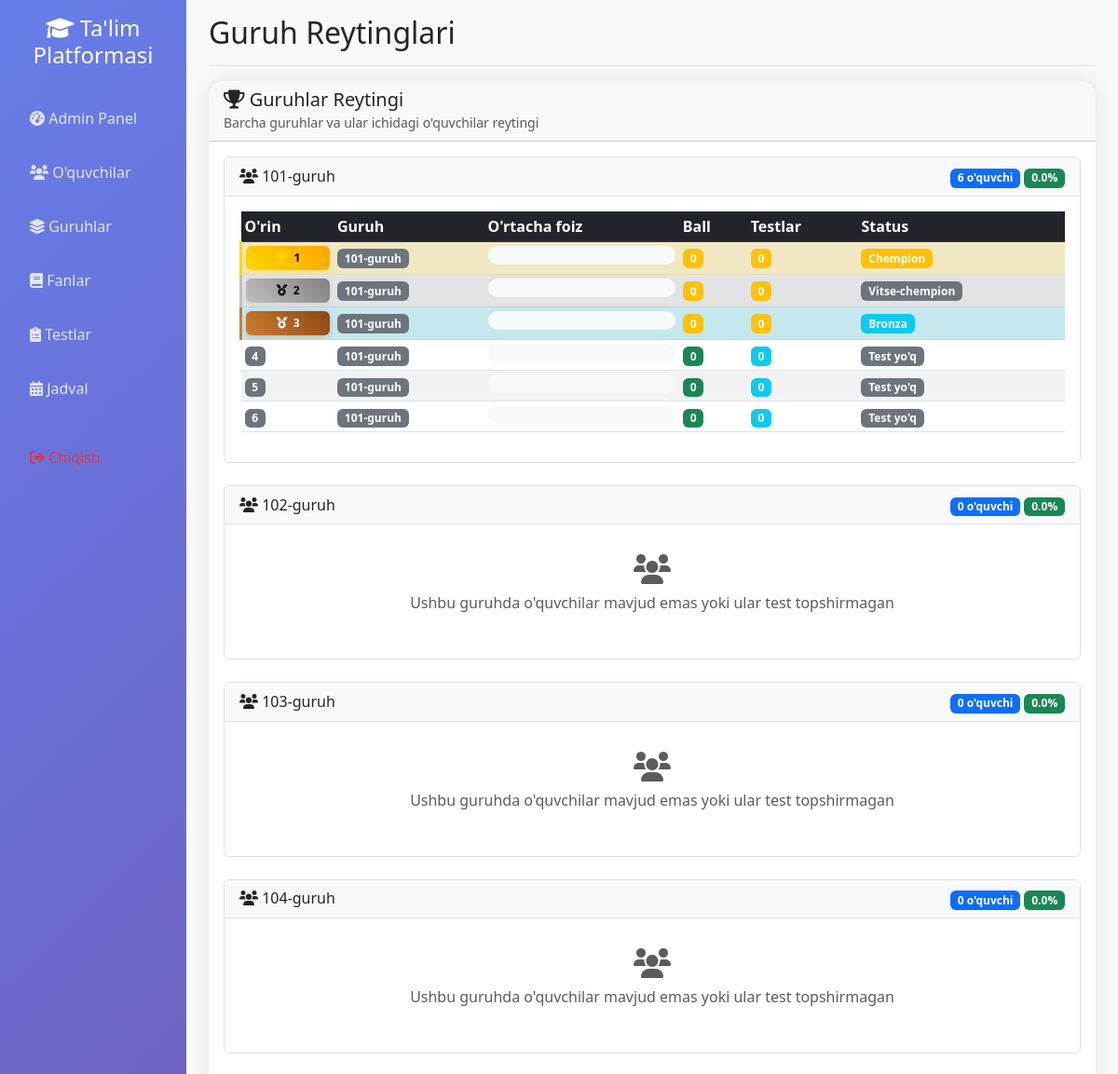
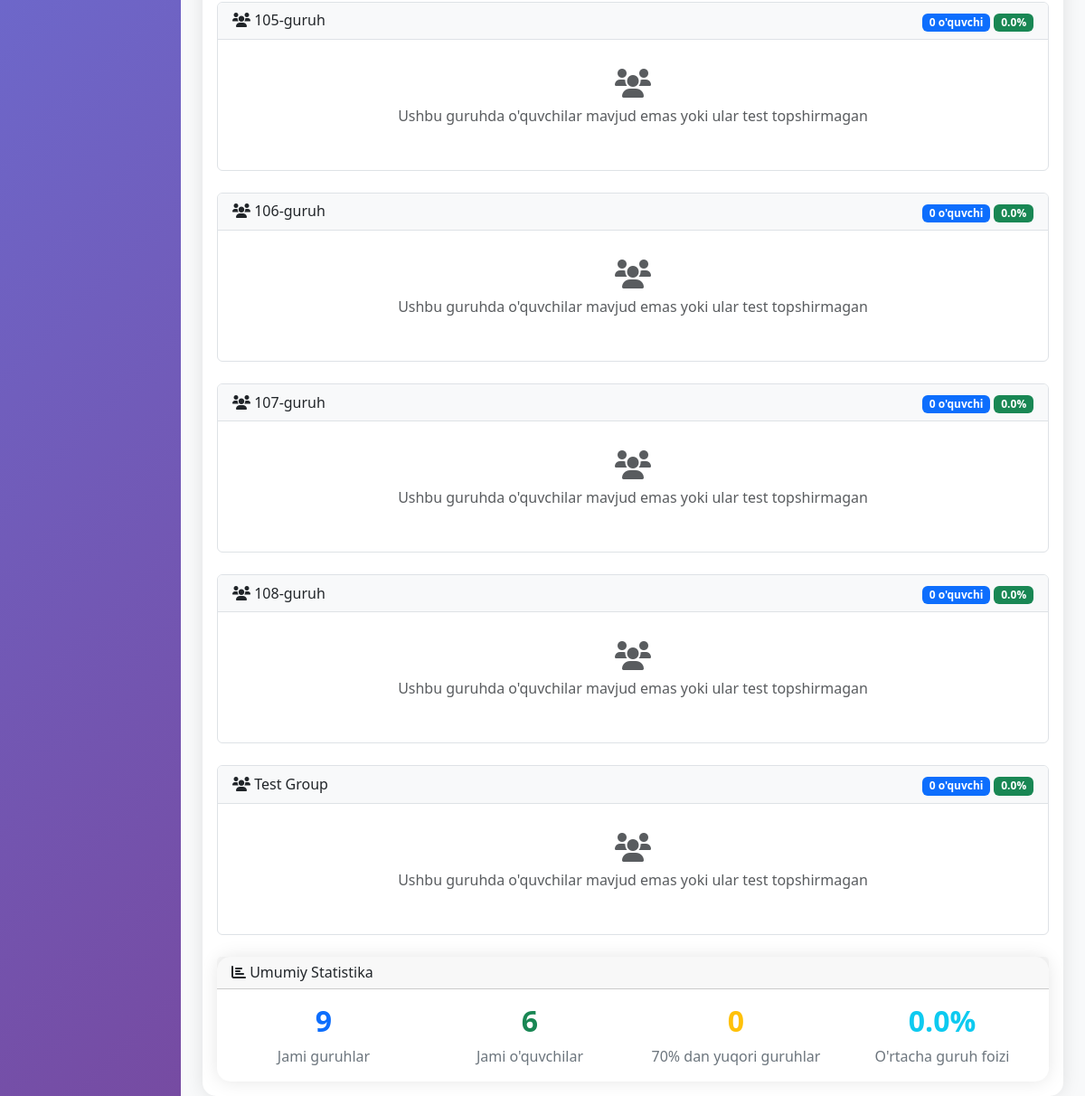
The page /group_rating (signed in) on the database its author committed (2 pictures, top to bottom).
### app.py (models this page shows)
class Group(db.Model):
    __tablename__ = 'group'
    id = db.Column(db.Integer, primary_key=True)
    name = db.Column(db.String(50), unique=True, nullable=False, index=True)
    description = db.Column(db.Text)
    total_score = db.Column(db.Integer, default=0)
    leader = db.relationship('User', backref=db.backref('led_group', uselist=False), foreign_keys=[User.group_id])
    schedules = db.relationship('Schedule', backref='group', lazy=True, cascade='all, delete-orphan')

### app.py (the view)
@app.route('/group_rating')
def group_rating():
    if not session.get('logged_in', False):
        return redirect(url_for('login'))
    user = User.query.get(session['user_id'])
    groups = Group.query.all()
    group_data = []
    for group in groups:
        group_leader = User.query.filter_by(group_id=group.id, is_group_leader=True).first()
        regular_students = User.query.filter_by(group_id=group.id, is_admin=False, is_group_leader=False).all()
        total_students = len(regular_students)
        student_rankings = []
        for student in regular_students:
            results = TestResult.query.filter_by(user_id=student.id).all()
            avg_percentage = 0
            if results:
                avg_percentage = sum(r.percentage for r in results) / len(results)
            total_points = sum(r.points_earned for r in results)
            student_rankings.append({
                'student': student,
                'avg_percentage': avg_percentage,
                'total_points': total_points,
                'total_tests': len(results)
            })
        student_rankings.sort(key=lambda x: x['avg_percentage'], reverse=True)
        for i, ranking in enumerate(student_rankings, 1):
            ranking['rank'] = i
        student_ids = [s.id for s in regular_students]
        test_results = TestResult.query.filter(TestResult.user_id.in_(student_ids)).all()
        avg_percentage = 0
        if test_results:
            avg_percentage = sum(r.percentage for r in test_results) / len(test_results)
        group_data.append({
            'group': group,
            'group_leader': group_leader,
            'total_students': total_students,
            'avg_percentage': avg_percentage,
            'total_tests': len(test_results),
            'student_rankings': student_rankings
        })
    group_data.sort(key=lambda x: x['avg_percentage'], reverse=True)
    return render_template('group_rating.html', group_data=group_data)

### app.py (called while the page is built, shortened)
@app.context_processor
def inject_user():
    class CurrentUser:
        def __init__(self):
            self.is_authenticated = session.get('logged_in', False)
            self.is_admin = session.get('is_admin', False)
            self.is_group_leader = session.get('is_group_leader', False)
            self.username = session.get('username', '')
            self.id = session.get('user_id', None)
    return dict(current_user=CurrentUser(), datetime=datetime)

### templates/group_rating.html (shortened to what this page needs)
{% extends "base.html" %}
{% block page_title %}Guruh Reytinglari{% endblock %}
{% block content %}
<div class="row">
    <div class="col-12">
        <div class="card">
            <div class="card-header">
                <h5 class="mb-0">
                    <i class="fas fa-trophy"></i> Guruhlar Reytingi
                </h5>
                <small class="text-muted">Barcha guruhlar va ular ichidagi o'quvchilar reytingi</small>
            </div>
            <div class="card-body">
                {% if group_data %}
                    {% for group_info in group_data %}
                    <div class="group-rating-card mb-4">
                        <div class="card-header d-flex justify-content-between align-items-center">
                            <div>
                                <h6 class="mb-0">
                                    <i class="fas fa-users"></i> {{ group_info.group.name }}
                                </h6>
                            </div>
                            <div>
                                <span class="badge bg-primary">{{ group_info.total_students }} o'quvchi</span>
                                <span class="badge bg-success">{{ "%.1f"|format(group_info.avg_percentage) }}%</span>
                            </div>
                        </div>
                        <div class="card-body">
                            {% if group_info.student_rankings %}
                                <div class="table-responsive">
                                    <table class="table table-sm table-striped">
                                        <thead class="table-dark">
                                            <tr>
                                                <th>O'rin</th>
                                                <th>Guruh</th>
                                                <th>O'rtacha foiz</th>
                                                <th>Ball</th>
                                                <th>Testlar</th>
                                                <th>Status</th>
                                            </tr>
                                        </thead>
                                        <tbody>
                                            {% for student in group_info.student_rankings %}
                                            <tr class="{% if student.rank == 1 %}table-warning{% elif student.rank == 2 %}table-secondary{% elif student.rank == 3 %}table-info{% endif %}">
                                                <td>
                                                    {% if student.rank == 1 %}
                                                        <div class="rank-badge gold">
                                                            <i class="fas fa-trophy"></i> {{ student.rank }}
                                                        </div>
                                                    {% elif student.rank == 2 %}
                                                        <div class="rank-badge silver">
                                                            <i class="fas fa-medal"></i> {{ student.rank }}
                                                        </div>
                                                    {% elif student.rank == 3 %}
                                                        <div class="rank-badge bronze">
                                                            <i class="fas fa-medal"></i> {{ student.rank }}
                                                        </div>
                                                    {% else %}
                                                        <span class="badge bg-secondary">{{ student.rank }}</span>
                                                    {% endif %}
                                                </td>
                                                <td>
                                                    <span class="badge bg-secondary">{{ student.student.group.name if student.student.group else 'Guruh yo\'q' }}</span>
                                                </td>
                                                <td>
                                                    <div class="progress" style="height: 20px; min-width: 100px;">
                                                    </div>
                                                </td>
                                                <td>
                                                    <span class="badge bg-{{ 'warning' if student.rank <= 3 else 'success' }}">{{ student.total_points }}</span>
                                                </td>
                                                <td>
                                                    <span class="badge bg-{{ 'warning' if student.rank <= 3 else 'info' }}">{{ student.total_tests }}</span>
                                                </td>
                                                <td>
                                                    {% if student.rank == 1 %}
                                                        <span class="badge bg-warning">Chempion</span>
                                                    {% elif student.rank == 2 %}
                                                        <span class="badge bg-secondary">Vitse-chempion</span>
                                                    {% elif student.rank == 3 %}
                                                        <span class="badge bg-info">Bronza</span>
                                                    {% elif student.avg_percentage >= 90 %}
                                                        <span class="badge bg-success">A'lo</span>
                                                    {% elif student.avg_percentage >= 75 %}
                                                        <span class="badge bg-primary">Yaxshi</span>
                                                    {% elif student.avg_percentage >= 60 %}
                                                        <span class="badge bg-warning">Qoniqarli</span>
                                                    {% elif student.avg_percentage > 0 %}
                                                        <span class="badge bg-danger">Qoniqarsiz</span>
                                                    {% else %}
                                                        <span class="badge bg-secondary">Test yo'q</span>
                                                    {% endif %}
                                                </td>
                                            </tr>
                                            {% endfor %}
                                        </tbody>
                                    </table>
                                </div>
                            {% else %}
                                <div class="text-center text-muted py-3">
                                    <i class="fas fa-users fa-2x mb-2"></i>
                                    <p>Ushbu guruhda o'quvchilar mavjud emas yoki ular test topshirmagan</p>
                                </div>
                            {% endif %}
                        </div>
                    </div>
                    {% endfor %}
                    <div class="row mt-4">
                        <div class="col-md-12">
                            <div class="card">
                                <div class="card-header">
                                    <h6 class="mb-0">
                                        <i class="fas fa-chart-bar"></i> Umumiy Statistika
                                    </h6>
                                </div>
                                <div class="card-body">
                                    <div class="row text-center">
                                        <div class="col-md-3">
                                            <div class="stat-item">
                                                <h5 class="text-primary">{{ group_data|length }}</h5>
                                                <p>Jami guruhlar</p>
                                            </div>
                                        </div>
                                        <div class="col-md-3">
                                            <div class="stat-item">
                                                <h5 class="text-success">{{ group_data|sum(attribute='total_students') }}</h5>
                                                <p>Jami o'quvchilar</p>
                                            </div>
                                        </div>
                                        <div class="col-md-3">
                                            <div class="stat-item">
                                                <h5 class="text-warning">{{ group_data|selectattr('avg_percentage', 'ge', 70)|list|length }}</h5>
                                                <p>70% dan yuqori guruhlar</p>
                                            </div>
                                        </div>
                                        <div class="col-md-3">
                                            <div class="stat-item">
                                                <h5 class="text-info">{{ "%.1f"|format((group_data|sum(attribute='avg_percentage') / group_data|length)) }}%</h5>
                                                <p>O'rtacha guruh foizi</p>
                                            </div>
                                        </div>
                                    </div>
                                </div>
                            </div>
                        </div>
                    </div>
                {% endif %}
            </div>
        </div>
    </div>
</div>
{% endblock %}

### static/css/enhanced_ui.css (style rules this page uses)
.card-enhanced { border: none; box-shadow: 0 10px 30px rgba(0, 0, 0, 0.1); transition: all 0.3s ease; }
.progress-enhanced { height: 25px; border-radius: 15px; overflow: hidden; background: #f8f9fa; }

### templates/base.html (style rules this page uses)
.card { border: none; border-radius: 15px; box-shadow: 0 0 20px rgba(0,0,0,0.1); transition: transform 0.3s; }

### templates/group_rating.html (style rules this page uses)
.group-rating-card { border: 1px solid #dee2e6; border-radius: 0.375rem; }
.group-rating-card .card-header { background-color: #f8f9fa; border-bottom: 1px solid #dee2e6; }
.progress { min-width: 100px; }
.badge { font-size: 0.75em; }
.stat-item h5 { font-size: 2rem; font-weight: bold; margin-bottom: 0.5rem; }
.stat-item p { margin: 0; color: #6c757d; }
.rank-badge { padding: 0.25rem 0.5rem; border-radius: 0.375rem; font-weight: bold; font-size: 0.75em; text-align: center; min-width: 40px; }
.rank-badge.gold { background: linear-gradient(45deg, #FFD700, #FFA500); color: #000; box-shadow: 0 2px 6px rgba(255, 215, 0, 0.4); }
.rank-badge.silver { background: linear-gradient(45deg, #C0C0C0, #808080); color: #000; box-shadow: 0 2px 6px rgba(192, 192, 192, 0.4); }
.rank-badge.bronze { background: linear-gradient(45deg, #CD7F32, #8B4513); color: #fff; box-shadow: 0 2px 6px rgba(205, 127, 50, 0.4); }
.table-warning { background-color: rgba(255, 193, 7, 0.15) !important; border-left: 3px solid #FFD700; }
.table-secondary { background-color: rgba(108, 117, 125, 0.15) !important; border-left: 3px solid #C0C0C0; }
.table-info { background-color: rgba(23, 162, 184, 0.15) !important; border-left: 3px solid #CD7F32; }
.table-warning td, .table-secondary td, .table-info td { font-weight: 500; }
.rank-badge i { margin-right: 0.2rem; }
.rank-badge.gold i { color: #FFD700; animation: shine 2s infinite; }

### rows shown on the page
Group: group.name "101-guruh", student.group "101-guruh" "101-guruh" "101-guruh" "101-guruh" "101-guruh" "101-guruh"
Group: group.name "102-guruh"
Group: group.name "103-guruh"
Group: group.name "104-guruh"
Group: group.name "105-guruh"
Group: group.name "106-guruh"
Group: group.name "107-guruh"
Group: group.name "108-guruh"
Group: group.name "Test Group"

### other values the page prints
{{ group_info.total_students }} "6" "0" "0" "0" "0" "0" "0" "0" "0"
{{ "%.1f"|format(group_info.avg_percentage) }} "0.0" "0.0" "0.0" "0.0" "0.0" "0.0" "0.0" "0.0" "0.0"
{{ student.rank }} "1"
{{ student.total_points }} "0" "0" "0" "0" "0" "0"
{{ student.total_tests }} "0" "0" "0" "0" "0" "0"
{{ student.rank }} "2"
{{ student.rank }} "3"
{{ student.rank }} "4" "5" "6"
{{ group_data|length }} "9"
{{ group_data|sum(attribute='total_students') }} "6"
{{ group_data|selectattr('avg_percentage', 'ge', 70)|list|length }} "0"
